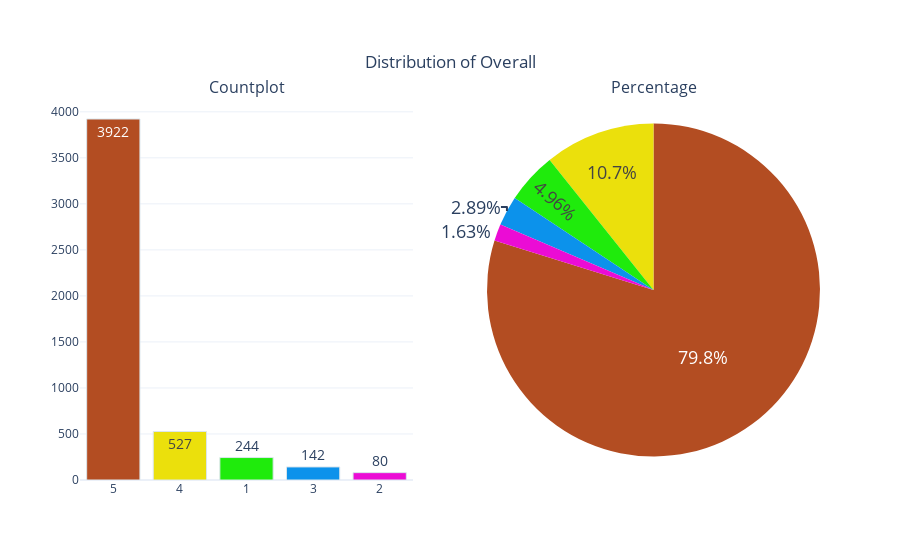

Write notebook code for a chart like this one.
### Code cell
categorical_variable_summary(df)

### Figure 1 — Plotly figure (JSON) as saved in the notebook; plotly's stock layout.template omitted (floating-point values rounded to 4 significant figures)
{"data": [{"marker": {"color": ["#B34D22", "#EBE00C", "#1FEB0C", "#0C92EB", "#EB0CD5"], "line": {"color": "#DBE6EC", "width": 1}}, "name": "overall", "showlegend": false, "text": ["3922", "527", "244", "142", "80"], "textfont": {"size": 14}, "textposition": "auto", "type": "bar", "x": ["5", "4", "1", "3", "2"], "xaxis": "x", "y": [3922, 527, 244, 142, 80], "yaxis": "y"}, {"domain": {"x": [0.55, 1], "y": [0, 1]}, "labels": ["5", "4", "1", "3", "2"], "marker": {"colors": ["#B34D22", "#EBE00C", "#1FEB0C", "#0C92EB", "#EB0CD5"]}, "name": "overall", "showlegend": false, "textfont": {"size": 18}, "textposition": "auto", "type": "pie", "values": [3922, 527, 244, 142, 80]}], "layout": {"annotations": [{"font": {"size": 16}, "showarrow": false, "text": "Countplot", "x": 0.225, "xanchor": "center", "xref": "paper", "y": 1, "yanchor": "bottom", "yref": "paper"}, {"font": {"size": 16}, "showarrow": false, "text": "Percentage", "x": 0.775, "xanchor": "center", "xref": "paper", "y": 1, "yanchor": "bottom", "yref": "paper"}], "title": {"text": "Distribution of Overall", "x": 0.5, "xanchor": "center", "y": 0.9, "yanchor": "top"}, "xaxis": {"anchor": "y", "domain": [0, 0.45]}, "yaxis": {"anchor": "x", "domain": [0, 1]}}}
